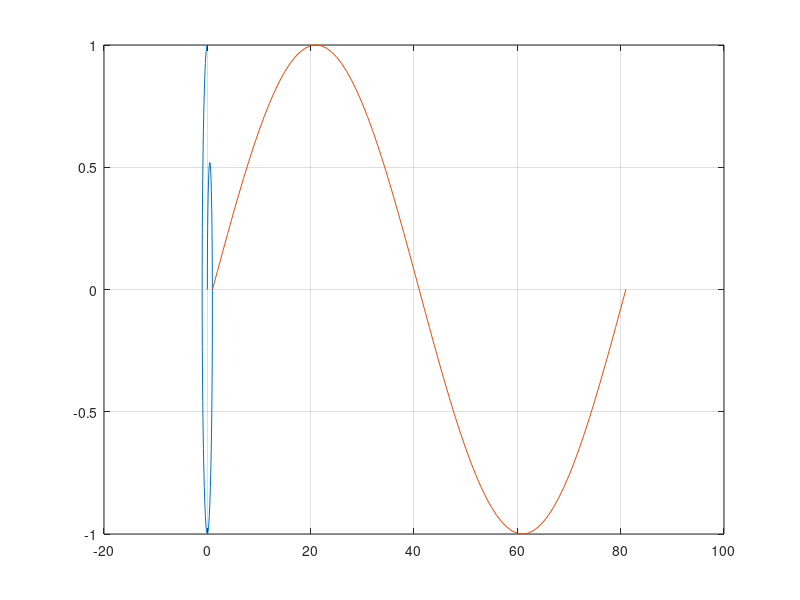

Reproduce this figure in MATLAB.
u=[0:0.025*pi:2*pi];
v=[0:0.025*pi:2*pi];
X=erf(u) .* sin(v);
Y=erf(u) .* cos(v);
Z=sin(u) .* ones(size(v));
plot(X, Y, Z)
grid on

